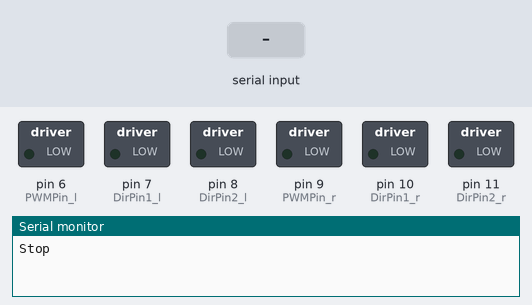
Bench run of a sketch on a simulated Arduino Uno, built with avr-gcc and run on an emulated ATmega328P. On the bench: switched loads named in the sketch (green lamp = pin HIGH), the last lines printed to the serial monitor. Inputs (shaded band) come from the test bench.

Above: at 1.2 s.
1.3 s: "F90\n" received over Serial
At 2.1 s:
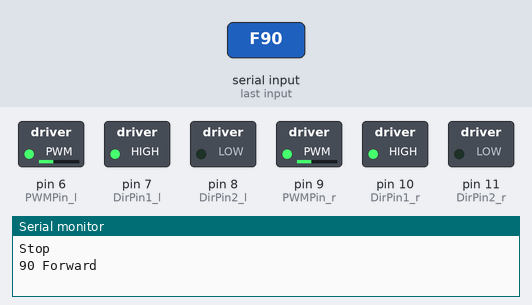
2.8 s: "B90\n" received over Serial
At 3.3 s:
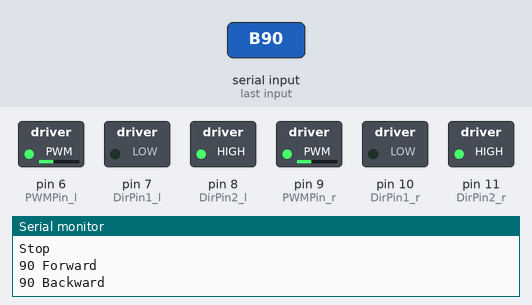
4.3 s: "L90\n" received over Serial
At 5.5 s:
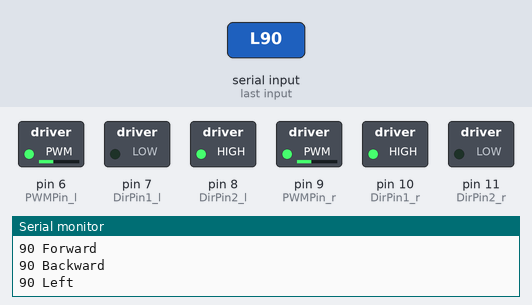
5.8 s: "R90\n" received over Serial
At 6.7 s:
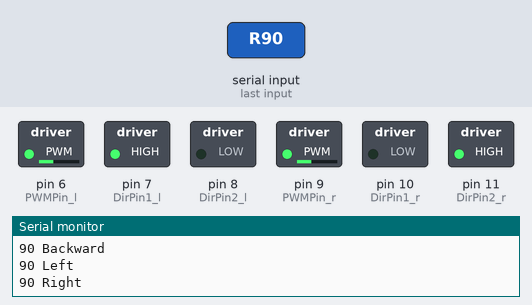
7.3 s: "F,45\n" received over Serial
At 7.9 s:
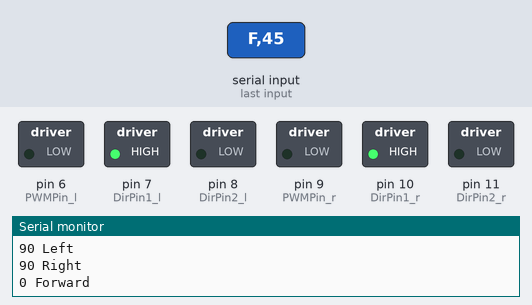
8.8 s: "B,45\n" received over Serial
At 9.1 s:
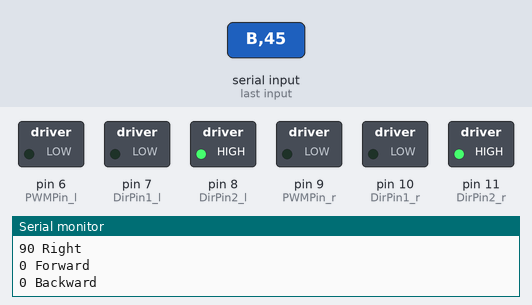
Timing chart, 0 to 11.3 s (numbered marks = the images above; inputs shaded):
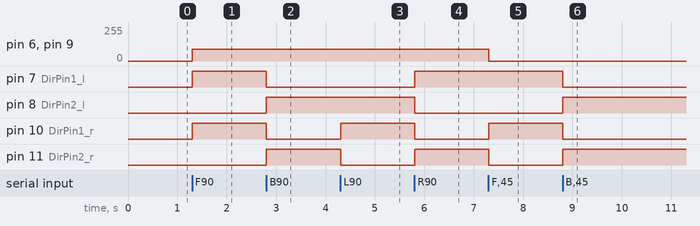

Measured:
- after the input at 1.3 s, pin 6 (PWMPin_l), pin 9 (PWMPin_r): 0/255 → 90/255 at once; pin 7 (DirPin1_l), pin 10 (DirPin1_r): LOW → HIGH at once
- after the input at 2.8 s, pin 7 (DirPin1_l), pin 10 (DirPin1_r): HIGH → LOW at once; pin 8 (DirPin2_l), pin 11 (DirPin2_r): LOW → HIGH at once
- after the input at 4.3 s, pin 10 (DirPin1_r): LOW → HIGH at once; pin 11 (DirPin2_r): HIGH → LOW at once
- after the input at 5.8 s, pin 7 (DirPin1_l), pin 11 (DirPin2_r): LOW → HIGH at once; pin 8 (DirPin2_l), pin 10 (DirPin1_r): HIGH → LOW at once
- after the input at 7.3 s, pin 6 (PWMPin_l), pin 9 (PWMPin_r): 90/255 → 0/255 at once; pin 10 (DirPin1_r): LOW → HIGH at once; pin 11 (DirPin2_r): HIGH → LOW at once
- after the input at 8.8 s, pin 7 (DirPin1_l), pin 10 (DirPin1_r): HIGH → LOW at once; pin 8 (DirPin2_l), pin 11 (DirPin2_r): LOW → HIGH at once

The sketch:

practice2_1-complete.ino
```cpp
const byte PWMPin_r = 9, DirPin1_r = 10, DirPin2_r = 11;
const byte PWMPin_l = 6, DirPin1_l = 7, DirPin2_l = 8;

void setup() {
    Serial.begin(9600);
    pinMode(PWMPin_r, OUTPUT);
    pinMode(DirPin1_r, OUTPUT);
    pinMode(DirPin2_r, OUTPUT);
    pinMode(PWMPin_l, OUTPUT);
    pinMode(DirPin1_l, OUTPUT);
    pinMode(DirPin2_l, OUTPUT);
    stopMotors();
}

void loop() {
    if (Serial.available()) {
        String command = Serial.readStringUntil('\n');
        command.trim();
        char action = command.charAt(0);
        int pwmValue = (command.length() > 1) ? command.substring(1).toInt() : 0;
        pwmValue = constrain(pwmValue, 0, 255);
        switch (action) {
            case 'F': moveForward(pwmValue); break;
            case 'B': moveBackward(pwmValue); break;
            case 'L': turnLeft(pwmValue); break;
            case 'R': turnRight(pwmValue); break;
            case 'S': stopMotors(); break;
        }
    }
}

//로봇 정지 함수
void stopMotors() {
    analogWrite(PWMPin_r, 0);
    analogWrite(PWMPin_l, 0);
    Serial.println("Stop");
}

//로봇 전진 함수
void moveForward(int pwm) {
    analogWrite(PWMPin_r, pwm);
    digitalWrite(DirPin1_r, HIGH);
    digitalWrite(DirPin2_r, LOW);
    analogWrite(PWMPin_l, pwm);
    digitalWrite(DirPin1_l, HIGH);
    digitalWrite(DirPin2_l, LOW);
    Serial.print(pwm);
    Serial.print(" ");
    Serial.println("Forward");
}

//로봇 후진 함수
void moveBackward(int pwm) {
    analogWrite(PWMPin_r, pwm);
    digitalWrite(DirPin1_r, LOW);
    digitalWrite(DirPin2_r, HIGH);
    analogWrite(PWMPin_l, pwm);
    digitalWrite(DirPin1_l, LOW);
    digitalWrite(DirPin2_l, HIGH);
    Serial.print(pwm);
    Serial.print(" ");
    Serial.println("Backward");
}

//로봇 좌회전 함수
void turnLeft(int pwm) {
    analogWrite(PWMPin_r, pwm);
    digitalWrite(DirPin1_r, HIGH);
    digitalWrite(DirPin2_r, LOW);
    analogWrite(PWMPin_l, pwm);
    digitalWrite(DirPin1_l, LOW);
    digitalWrite(DirPin2_l, HIGH);
    Serial.print(pwm);
    Serial.print(" ");
    Serial.println("Left");
}

//로봇 우회전 함수
void turnRight(int pwm) {
    analogWrite(PWMPin_r, pwm);
    digitalWrite(DirPin1_r, LOW);
    digitalWrite(DirPin2_r, HIGH);
    analogWrite(PWMPin_l, pwm);
    digitalWrite(DirPin1_l, HIGH);
    digitalWrite(DirPin2_l, LOW);
    Serial.print(pwm);
    Serial.print(" ");
    Serial.println("Right");
}
```
